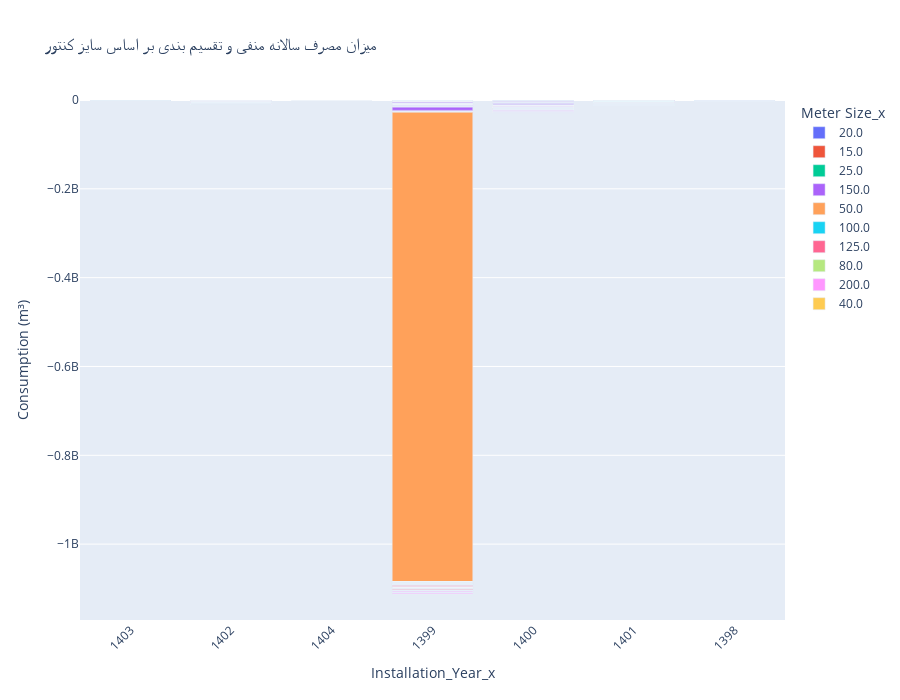

Write notebook code for a chart like this one.
### Code cell
fig3_1 = px.bar(df_copy[df_copy["Consumption (m³)"] < 0],
x='Installation_Year_x',
y='Consumption (m³)',
color='Meter Size_x',

title='میزان مصرف سالانه منفی و تقسیم بندی بر اساس سایز کنتور ',
height=700) # Adjusted height
fig3_1.update_layout(xaxis_tickangle=-45) 
fig3_1.show()

### Figure 1 — Plotly figure (JSON) as saved in the notebook; plotly's stock layout.template omitted (floating-point values rounded to 4 significant figures; data arrays with more than 128 entries replaced by an {"elided": "..."} marker saying what was removed)
{"data": [{"alignmentgroup": "True", "hovertemplate": "Meter Size_x=20.0<br>Installation_Year_x=%{x}<br>Consumption (m³)=%{y}<extra></extra>", "legendgroup": "20.0", "marker": {"color": "#636efa", "pattern": {"shape": ""}}, "name": "20.0", "offsetgroup": "20.0", "orientation": "v", "showlegend": true, "textposition": "auto", "type": "bar", "x": ["1403", "1403", "1403", "1402", "1402", "1402", "1402", "1402", "1402", "1402", "1402", "1402", "1402", "1402", "1402", "1403", "1403", "1403", "1403", "1403", "1403", "1403", "1403", "1403", "1403", "1403"], "xaxis": "x", "y": [-103.2, -2521.0, -101.1, -1219.0, -6904.0, -236.5, -252.8, -252.7, -252.8, -252.7, -252.8, -252.8, -244.6, -244.6, -244.6, -6.3, -6.3, -6.2, -6.1, -6.1, -6, -2.714, -241.2, -241.3, -233.4, -35.06], "yaxis": "y"}, {"alignmentgroup": "True", "hovertemplate": "Meter Size_x=15.0<br>Installation_Year_x=%{x}<br>Consumption (m³)=%{y}<extra></extra>", "legendgroup": "15.0", "marker": {"color": "#EF553B", "pattern": {"shape": ""}}, "name": "15.0", "offsetgroup": "15.0", "orientation": "v", "showlegend": true, "textposition": "auto", "type": "bar", "x": ["1403", "1402", "1402", "1403", "1403", "1403", "1402", "1402", "1403", "1403", "1403", "1403", "1403", "1403", "1403", "1403", "1404", "1403", "1403", "1403", "1403"], "xaxis": "x", "y": [-0.101, -3383.0, -108.8, -97.8, -97.7, -63.02, -110.9, -0.351, -7.448, -0.965, -0.352, -0.185, -624.4, -278.1, -30.67, -2.745, -2.789, -30.63, -1.089, -0.959, -18.45], "yaxis": "y"}, {"alignmentgroup": "True", "hovertemplate": "Meter Size_x=25.0<br>Installation_Year_x=%{x}<br>Consumption (m³)=%{y}<extra></extra>", "legendgroup": "25.0", "marker": {"color": "#00cc96", "pattern": {"shape": ""}}, "name": "25.0", "offsetgroup": "25.0", "orientation": "v", "showlegend": true, "textposition": "auto", "type": "bar", "x": ["1403", "1402", "1402", "1402", "1402", "1402", "1402", "1402", "1402", "1402", "1402", "1402", "1402", "1402", "1402", "1402", "1403", "1402", "1402", "1402"], "xaxis": "x", "y": [-0.176, -452.8, -0.046, -17.56, -1539.0, -5856.0, -1177.0, -2872.0, -3327.0, -3537, -3537.0, -3537, -707.5, -21450.0, -24.9, -1.965, -5.004, -1583.0, -4293.0, -1615.0], "yaxis": "y"}, {"alignmentgroup": "True", "hovertemplate": "Meter Size_x=150.0<br>Installation_Year_x=%{x}<br>Consumption (m³)=%{y}<extra></extra>", "legendgroup": "150.0", "marker": {"color": "#ab63fa", "pattern": {"shape": ""}}, "name": "150.0", "offsetgroup": "150.0", "orientation": "v", "showlegend": true, "textposition": "auto", "type": "bar", "x": {"elided": "811 str values"}, "xaxis": "x", "y": {"elided": "811 float values"}, "yaxis": "y"}, {"alignmentgroup": "True", "hovertemplate": "Meter Size_x=50.0<br>Installation_Year_x=%{x}<br>Consumption (m³)=%{y}<extra></extra>", "legendgroup": "50.0", "marker": {"color": "#FFA15A", "pattern": {"shape": ""}}, "name": "50.0", "offsetgroup": "50.0", "orientation": "v", "showlegend": true, "textposition": "auto", "type": "bar", "x": {"elided": "1163 str values"}, "xaxis": "x", "y": {"elided": "1163 float values"}, "yaxis": "y"}, {"alignmentgroup": "True", "hovertemplate": "Meter Size_x=100.0<br>Installation_Year_x=%{x}<br>Consumption (m³)=%{y}<extra></extra>", "legendgroup": "100.0", "marker": {"color": "#19d3f3", "pattern": {"shape": ""}}, "name": "100.0", "offsetgroup": "100.0", "orientation": "v", "showlegend": true, "textposition": "auto", "type": "bar", "x": {"elided": "414 str values"}, "xaxis": "x", "y": {"elided": "414 float values"}, "yaxis": "y"}, {"alignmentgroup": "True", "hovertemplate": "Meter Size_x=125.0<br>Installation_Year_x=%{x}<br>Consumption (m³)=%{y}<extra></extra>", "legendgroup": "125.0", "marker": {"color": "#FF6692", "pattern": {"shape": ""}}, "name": "125.0", "offsetgroup": "125.0", "orientation": "v", "showlegend": true, "textposition": "auto", "type": "bar", "x": {"elided": "485 str values"}, "xaxis": "x", "y": {"elided": "485 float values"}, "yaxis": "y"}, {"alignmentgroup": "True", "hovertemplate": "Meter Size_x=80.0<br>Installation_Year_x=%{x}<br>Consumption (m³)=%{y}<extra></extra>", "legendgroup": "80.0", "marker": {"color": "#B6E880", "pattern": {"shape": ""}}, "name": "80.0", "offsetgroup": "80.0", "orientation": "v", "showlegend": true, "textposition": "auto", "type": "bar", "x": {"elided": "314 str values"}, "xaxis": "x", "y": {"elided": "314 float values"}, "yaxis": "y"}, {"alignmentgroup": "True", "hovertemplate": "Meter Size_x=200.0<br>Installation_Year_x=%{x}<br>Consumption (m³)=%{y}<extra></extra>", "legendgroup": "200.0", "marker": {"color": "#FF97FF", "pattern": {"shape": ""}}, "name": "200.0", "offsetgroup": "200.0", "orientation": "v", "showlegend": true, "textposition": "auto", "type": "bar", "x": {"elided": "212 str values"}, "xaxis": "x", "y": {"elided": "212 float values"}, "yaxis": "y"}, {"alignmentgroup": "True", "hovertemplate": "Meter Size_x=40.0<br>Installation_Year_x=%{x}<br>Consumption (m³)=%{y}<extra></extra>", "legendgroup": "40.0", "marker": {"color": "#FECB52", "pattern": {"shape": ""}}, "name": "40.0", "offsetgroup": "40.0", "orientation": "v", "showlegend": true, "textposition": "auto", "type": "bar", "x": ["1403", "1403", "1402", "1402", "1402", "1402", "1402", "1402", "1402", "1402", "1402", "1402", "1402", "1402", "1402", "1402", "1402", "1402", "1402", "1402", "1402", "1402", "1402", "1402", "1403"], "xaxis": "x", "y": [-10.27, -4.661, -34500.0, -89.5, -89.4, -89.5, -25290.0, -4111.0, -4111.0, -4111.0, -4111.0, -4111.0, -3974.0, -4248.0, -4248.0, -4248.0, -4248.0, -4248.0, -4248.0, -4111.0, -700.6, -7520.0, -10640.0, -21270.0, -10.44], "yaxis": "y"}], "layout": {"barmode": "relative", "height": 700, "legend": {"title": {"text": "Meter Size_x"}, "tracegroupgap": 0}, "title": {"text": "میزان مصرف سالانه منفی و تقسیم بندی بر اساس سایز کنتور "}, "xaxis": {"anchor": "y", "domain": [0, 1], "tickangle": -45, "title": {"text": "Installation_Year_x"}}, "yaxis": {"anchor": "x", "domain": [0, 1], "title": {"text": "Consumption (m³)"}}}}
